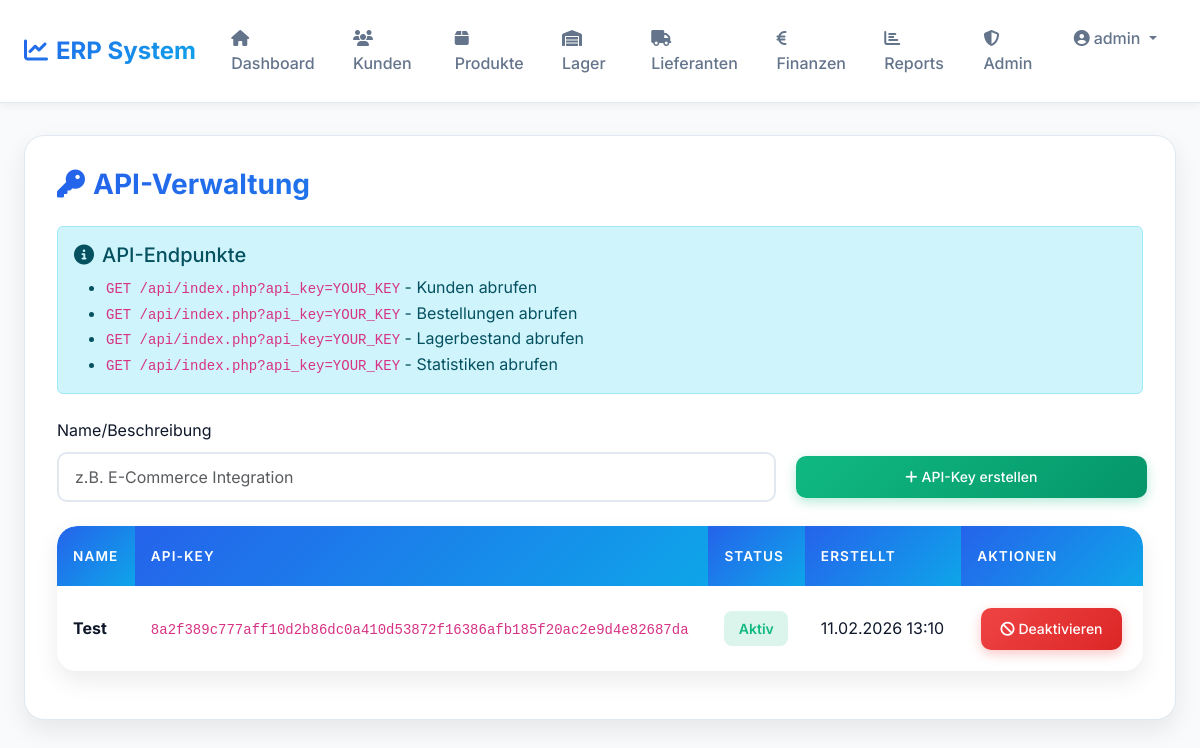
The app's page /api_verwaltung.php (signed in), older data.
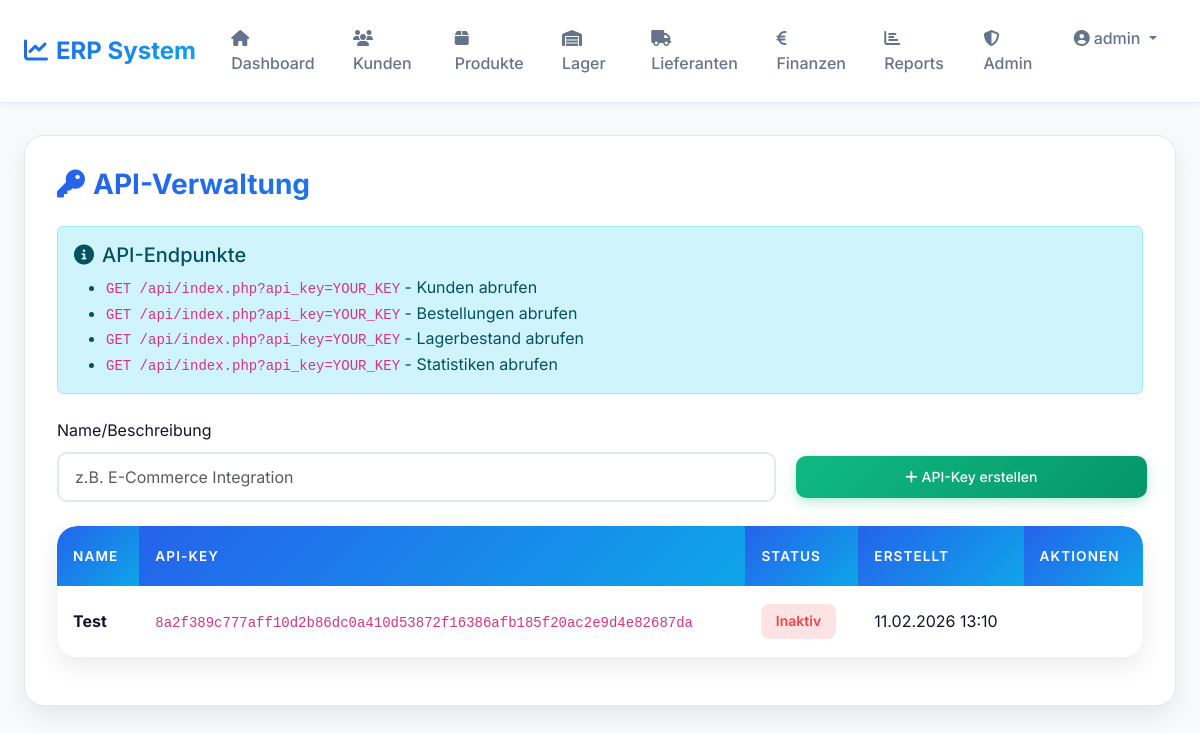
The same page, newer data.
### tables this page shows
CREATE TABLE api_keys (
    id INTEGER PRIMARY KEY AUTOINCREMENT,
    api_key TEXT UNIQUE NOT NULL,
    name TEXT NOT NULL,
    active INTEGER DEFAULT 1,
    created_at DATETIME DEFAULT CURRENT_TIMESTAMP
);

### api_verwaltung.php (the view, shortened to what this page needs)
<?php
require_once 'db_connection.php';
$PDO->exec("CREATE TABLE IF NOT EXISTS api_keys (
    id INTEGER PRIMARY KEY AUTOINCREMENT,
    api_key TEXT UNIQUE NOT NULL,
    name TEXT NOT NULL,
    active INTEGER DEFAULT 1,
    created_at DATETIME DEFAULT CURRENT_TIMESTAMP
)");
$stmt = $PDO->query("SELECT * FROM api_keys ORDER BY created_at DESC");
$api_keys = $stmt->fetchAll();
include 'includes/header.php';
?>
<div class="dashboard-card">
    <h2 class="section-title mb-4">
        <i class="fas fa-key me-2"></i>API-Verwaltung
    </h2>
    <div class="alert alert-info mb-4">
        <h5><i class="fas fa-info-circle me-2"></i>API-Endpunkte</h5>
        <ul class="mb-0">
            <li><code>GET /api/index.php?api_key=YOUR_KEY</code> - Kunden abrufen</li>
            <li><code>GET /api/index.php?api_key=YOUR_KEY</code> - Bestellungen abrufen</li>
            <li><code>GET /api/index.php?api_key=YOUR_KEY</code> - Lagerbestand abrufen</li>
            <li><code>GET /api/index.php?api_key=YOUR_KEY</code> - Statistiken abrufen</li>
        </ul>
    </div>
    <form method="POST" class="mb-4">
        <div class="row g-3">
            <div class="col-md-8">
                <label class="form-label">Name/Beschreibung</label>
                <input type="text" name="name" class="form-control" placeholder="z.B. E-Commerce Integration" required>
            </div>
            <div class="col-md-4">
                <label class="form-label">&nbsp;</label>
                <button type="submit" name="create_key" class="btn-success-modern action-btn w-100">
                    <i class="fas fa-plus me-1"></i>API-Key erstellen
                </button>
            </div>
        </div>
    </form>
    <div class="modern-table">
        <table class="table">
            <thead>
                <tr>
                    <th>Name</th>
                    <th>API-Key</th>
                    <th>Status</th>
                    <th>Erstellt</th>
                    <th>Aktionen</th>
                </tr>
            </thead>
            <tbody>
                <?php foreach ($api_keys as $key): ?>
                <tr>
                    <td><strong><?= htmlspecialchars($key['name']) ?></strong></td>
                    <td><code><?= htmlspecialchars($key['api_key']) ?></code></td>
                    <td>
                        <?php if ($key['active']): ?>
                            <span class="status-badge badge-success">Aktiv</span>
                        <?php else: ?>
                            <span class="status-badge" style="background: rgba(239,68,68,0.15); color: #ef4444;">Inaktiv</span>
                        <?php endif; ?>
                    </td>
                    <td><?= date('d.m.Y H:i', strtotime($key['created_at'])) ?></td>
                    <td>
                        <?php if ($key['active']): ?>
                            <a href="?deactivate=<?= $key['id'] ?>" class="action-btn btn-danger-modern" onclick="return confirm('API-Key deaktivieren?')">
                                <i class="fas fa-ban me-1"></i>Deaktivieren
                            </a>
                        <?php endif; ?>
                    </td>
                </tr>
                <?php endforeach; ?>
            </tbody>
        </table>
    </div>
</div>
<?php include 'includes/footer.php'; ?>

Row changes from the older to the newer data that the page shows:
changed api_keys "Test": active "Aktiv Deaktivieren" → "Inaktiv"
